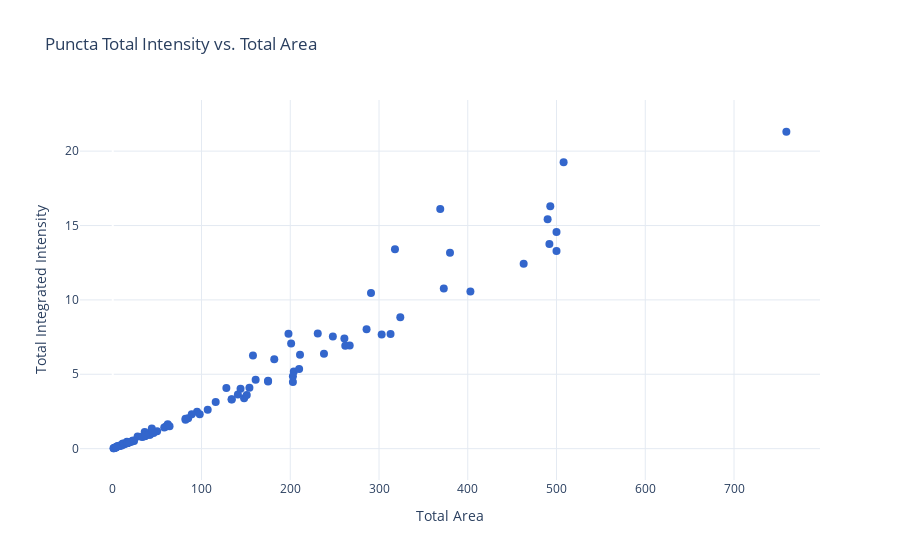

Notebook source saved alongside this figure:
### Markdown cell above
# Scatter Plots

### Code cell
fig = plot_single_scatter(
    summary,
    x='area_sum',
    y='integrated_intensity_sum',
    xlabel='Total Area',
    ylabel='Total Integrated Intensity',
    title='Puncta Total Intensity vs. Total Area'
)

if save:
    save_fig_as_png(fig, 'figures/scatter/scatter_intensity_area.png', height=800, scale=1)

fig

### Figure 1 — Plotly figure (JSON) as saved in the notebook; plotly's stock layout.template omitted (floating-point values rounded to 4 significant figures; data arrays with more than 128 entries replaced by an {"elided": "..."} marker saying what was removed)
{"data": [{"hovertemplate": "area_sum=%{x}<br>integrated_intensity_sum=%{y}<extra></extra>", "legendgroup": "", "marker": {"color": "#3366CC", "size": 8, "symbol": "circle"}, "mode": "markers", "name": "", "orientation": "v", "showlegend": false, "type": "scatter", "x": {"elided": "142 int values"}, "xaxis": "x", "y": {"elided": "142 float values"}, "yaxis": "y"}], "layout": {"hovermode": "closest", "plot_bgcolor": "rgba(0,0,0,0)", "showlegend": false, "title": {"text": "Puncta Total Intensity vs. Total Area"}, "xaxis": {"gridcolor": "#E4EAF2", "range": [-36.9, 796.9], "showgrid": true, "title": {"text": "Total Area"}, "type": "linear"}, "yaxis": {"gridcolor": "#E4EAF2", "range": [-2.107, 23.44], "showgrid": true, "title": {"text": "Total Integrated Intensity"}, "zeroline": false}}}
